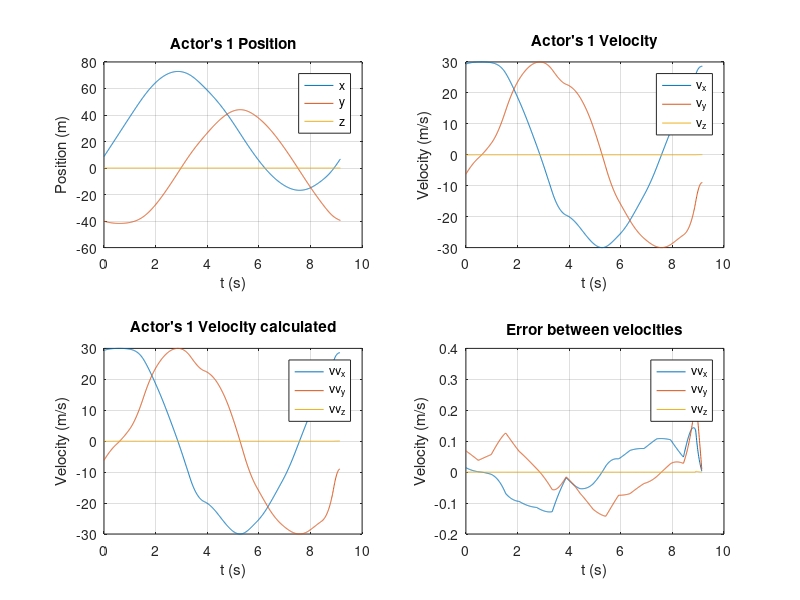
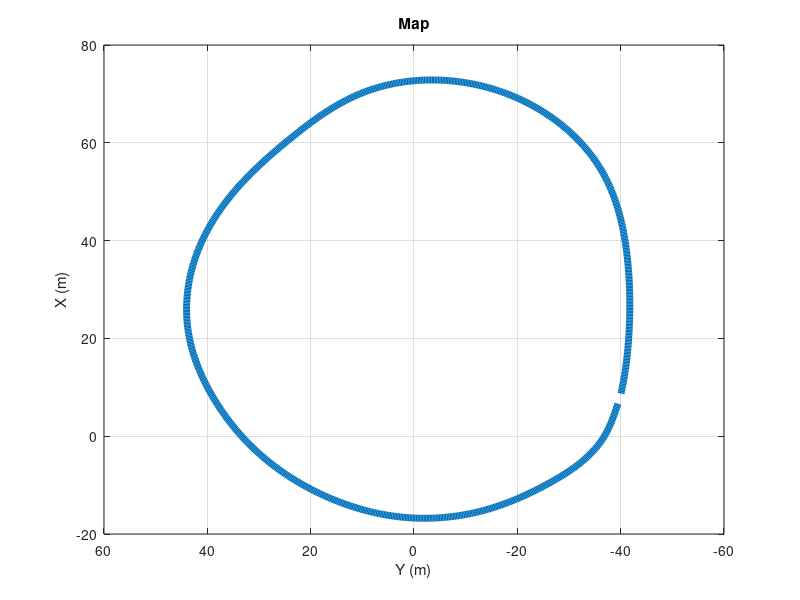

MATLAB code for these plots, in order:
%% Initialization
clear all
clc

%% Save or load sensor data
% save('sns1.mat', 'sns1');

load('sns1.mat');

%%

t = [sns1.Time]; %array with sample times

% % Get position of the car data
% % Alternative 1: with for cycle
% PP = zeros(numel(sns1),3); %preallocate empty array for speed
% for i = 1:numel(sns1)
%     PP(i,:) = sns1(i).ActorPoses(1).Position; %update line i of PP
% end

% Alternative 2: with arrayfun
PP = cell2mat(arrayfun(@(S) S.ActorPoses(1).Position', sns1, 'UniformOutput', false))';

% Plot graph for position through time
subplot(2,2,1)
plot(t, PP)
grid on
legend('x', 'y', 'z')
title('Actor''s 1 Position')
xlabel('t (s)')
ylabel('Position (m)')

% Get velocity of the car data
VV = cell2mat(arrayfun(@(S) S.ActorPoses(1).Velocity', sns1, 'UniformOutput', false))';

% Plot graph for velocity through time
subplot(2,2,2)
plot(t, VV)
grid on
legend('v_x', 'v_y', 'v_z')
title('Actor''s 1 Velocity')
xlabel('t (s)')
ylabel('Velocity (m/s)')

% Differentiation of Position to get the Velocity
h = 0.01; % Sample of time in seconds
VV_Calculated = diff(PP)/h;

% Plot graph for velocity calculated through time
subplot(2,2,3)
plot(t(1:length(VV_Calculated)-1), VV_Calculated(1:end-1,:))
grid on
legend('vv_x', 'vv_y', 'vv_z')
title('Actor''s 1 Velocity calculated')
xlabel('t (s)')
ylabel('Velocity (m/s)')

% Calculate error between the Velocity given by the sensor and velocity
% calculated
E = VV_Calculated - VV(1:end-1, :);
subplot(2,2,4)
plot(t(1:length(VV_Calculated)-1), E(1:end-1,:))
grid on
legend('vv_x', 'vv_y', 'vv_z')
title('Error between velocities')
xlabel('t (s)')
ylabel('Velocity (m/s)')

%%

% Get object detection from radar

% max_objs = 0;
% for n = 1:numel(sns1)
%     objs = sns1(n).ObjectDetections;
%     max_obj = numel(objs);
%     if max_obj > max_objs
%         max_objs = max_obj;
%     end
% end
% 
% array_objs = 1:max_objs;
% 
% objs_detected.obj1 = zeros(numel(sns1),6);
% objs_detected.obj2 = zeros(numel(sns1),6);
% objs_detected.obj3 = zeros(numel(sns1),6);
% objs_detected.obj4 = zeros(numel(sns1),6);
% 
% fns = fieldnames(objs_detected);
% 
% for n = 1:numel(sns1)
%     objs = sns1(n).ObjectDetections;
%     for i = 1:numel(objs)
%         obj = objs_detected.(fns{i});
%         obj(n,:) = objs{i}.Measurement';
%     end
% end

figure(2)
plot(PP(:,1), PP(:,2), 'LineWidth', 5)
view(-90, 90)
grid on
title('Map')
xlabel('X (m)')
ylabel('Y (m)')